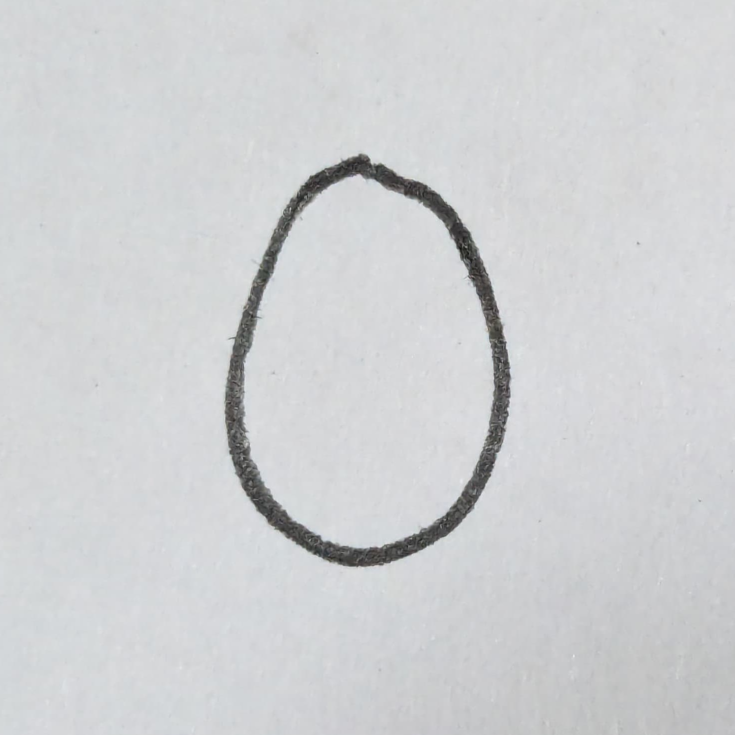
#> input picture my_digits/my_digit_0.png, 1469 x 1469 px (shown at 1/2 size); its folder holds 4 pictures in this run
$ python preprocess_my_digits.py
#> lines starting #> are read from the running program, lines starting #| are printed output that depends on the picture
import cv2
import numpy as np
import os

image_folder = "my_digits/"
processed_images = []
processed_labels = []

for digit in range(10):
    image_path = os.path.join(image_folder, f"my_digit_{digit}.png")
    image = cv2.imread(image_path, cv2.IMREAD_GRAYSCALE)
#> image: shape (1469, 1469); min 21, max 239, mean 208.5
    image = cv2.resize(image, (28, 28))
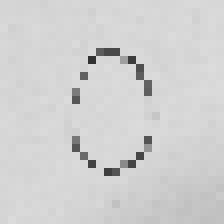
#> image: shape (28, 28) (shown 8 times larger); min 49, max 220, mean 208.9
    image = cv2.bitwise_not(image)
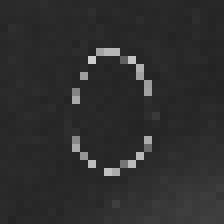
#> image: shape (28, 28) (shown 8 times larger); min 35, max 206, mean 46.1
    image = image / 255.0
    processed_images.append(image.reshape(28, 28, 1))
    processed_labels.append(digit)
#> pass 2 of the loop `for digit in range(10):`:
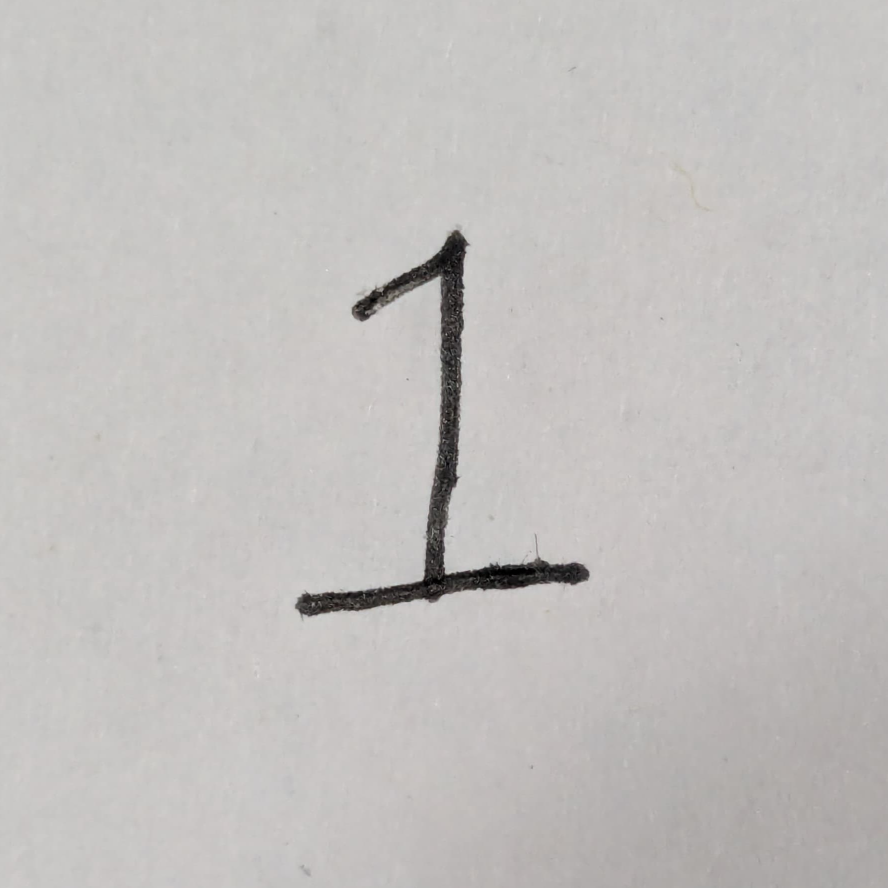
#> input picture my_digits/my_digit_1.png, 1775 x 1775 px (shown at 1/2 size)
#> `image = cv2.resize(image, (28, 28))`:
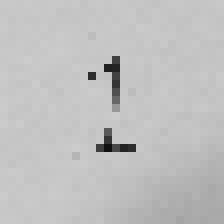
#> image: shape (28, 28) (shown 8 times larger); min 16, max 204, mean 192.4
#> `image = cv2.bitwise_not(image)`:
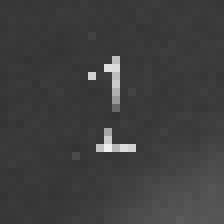
#> image: shape (28, 28) (shown 8 times larger); min 51, max 239, mean 62.6
#> pass 3 of the loop `for digit in range(10):`:
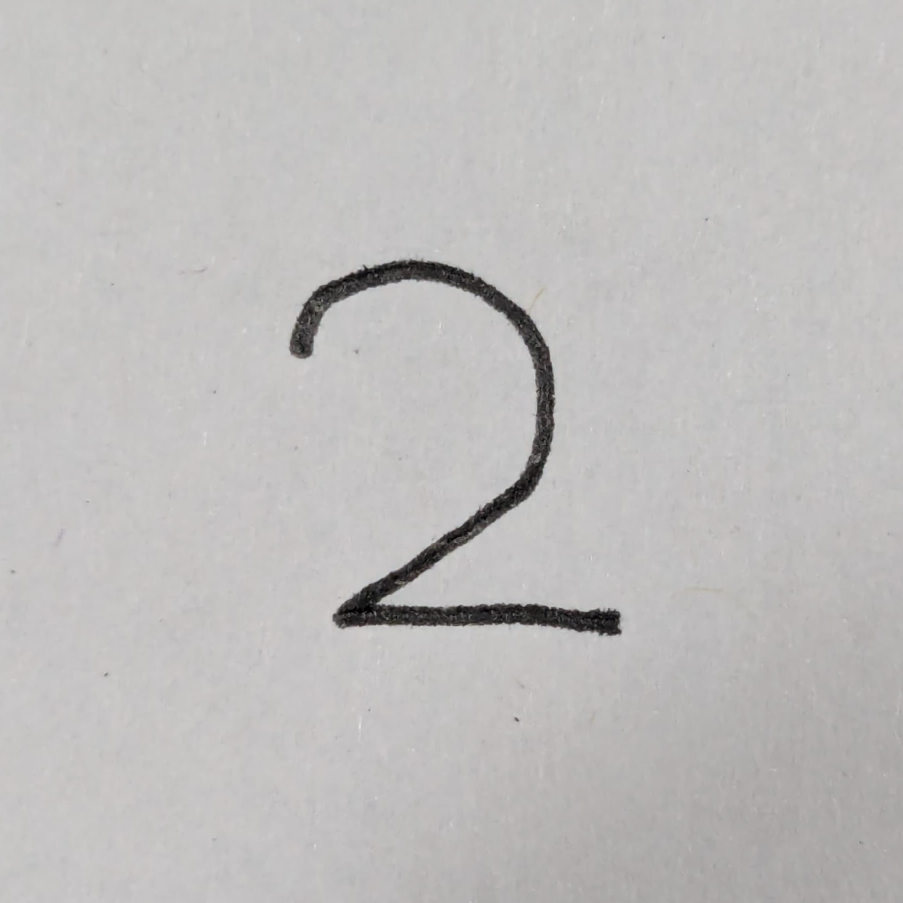
#> input picture my_digits/my_digit_2.png, 1806 x 1806 px (shown at 1/2 size)
#> `image = cv2.resize(image, (28, 28))`:
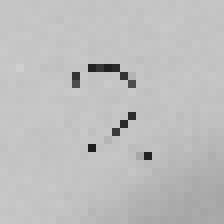
#> image: shape (28, 28) (shown 8 times larger); min 30, max 207, mean 190.2
#> `image = cv2.bitwise_not(image)`:
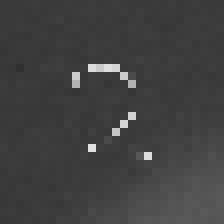
#> image: shape (28, 28) (shown 8 times larger); min 48, max 225, mean 64.8
#> (the run stopped early here; a loop or call above may not have finished)
